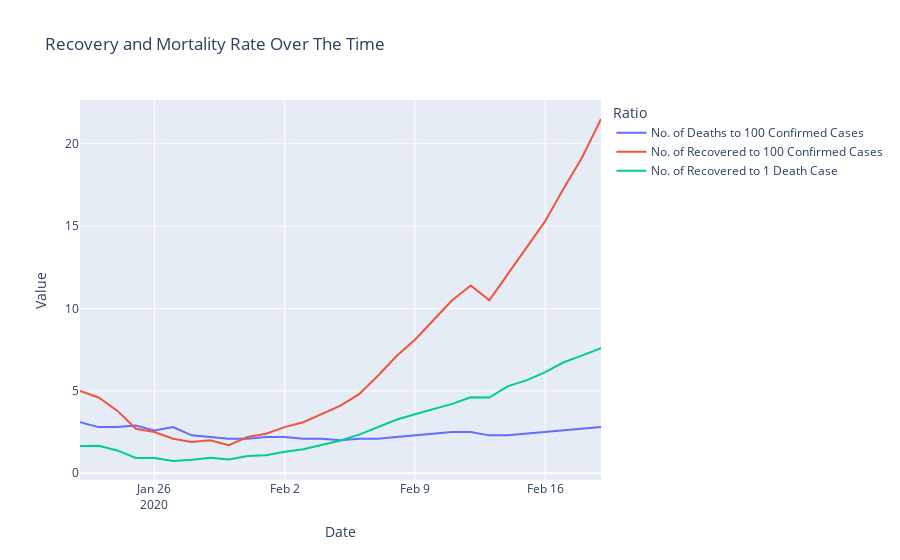

The notebook cell saved with this chart:
### Markdown cell above
## Recovery and Mortality Rate Over The Time

### Code cell
temp = full_table.groupby('Date').sum().reset_index()
temp.head()

# adding two more columns
temp['No. of Deaths to 100 Confirmed Cases'] = round(temp['Deaths']/temp['Confirmed'], 3)*100
temp['No. of Recovered to 100 Confirmed Cases'] = round(temp['Recovered']/temp['Confirmed'], 3)*100
temp['No. of Recovered to 1 Death Case'] = round(temp['Recovered']/temp['Deaths'], 3)

temp = temp.melt(id_vars='Date', 
                 value_vars=['No. of Deaths to 100 Confirmed Cases', 
                             'No. of Recovered to 100 Confirmed Cases', 
                             'No. of Recovered to 1 Death Case'], 
                 var_name='Ratio', 
                 value_name='Value')
fig = px.line(temp, x="Date", y="Value", color='Ratio', 
              title='Recovery and Mortality Rate Over The Time')
fig.show()

### Figure 1 — Plotly figure (JSON) as saved in the notebook; plotly's stock layout.template omitted (floating-point values rounded to 4 significant figures)
{"data": [{"hoverlabel": {"namelength": 0}, "hovertemplate": "Ratio=No. of Deaths to 100 Confirmed Cases<br>Date=%{x}<br>Value=%{y}", "legendgroup": "No. of Deaths to 100 Confirmed Cases", "line": {"color": "#636efa", "dash": "solid"}, "mode": "lines", "name": "No. of Deaths to 100 Confirmed Cases", "showlegend": true, "type": "scatter", "x": ["2020-01-22T00:00:00", "2020-01-23T00:00:00", "2020-01-24T00:00:00", "2020-01-25T00:00:00", "2020-01-26T00:00:00", "2020-01-27T00:00:00", "2020-01-28T00:00:00", "2020-01-29T00:00:00", "2020-01-30T00:00:00", "2020-01-31T00:00:00", "2020-02-01T00:00:00", "2020-02-02T00:00:00", "2020-02-03T00:00:00", "2020-02-04T00:00:00", "2020-02-05T00:00:00", "2020-02-06T00:00:00", "2020-02-07T00:00:00", "2020-02-08T00:00:00", "2020-02-09T00:00:00", "2020-02-10T00:00:00", "2020-02-11T00:00:00", "2020-02-12T00:00:00", "2020-02-13T00:00:00", "2020-02-14T00:00:00", "2020-02-15T00:00:00", "2020-02-16T00:00:00", "2020-02-17T00:00:00", "2020-02-18T00:00:00", "2020-02-19T00:00:00"], "xaxis": "x", "y": [3.1, 2.8, 2.8, 2.9, 2.6, 2.8, 2.3, 2.2, 2.1, 2.1, 2.2, 2.2, 2.1, 2.1, 2, 2.1, 2.1, 2.2, 2.3, 2.4, 2.5, 2.5, 2.3, 2.3, 2.4, 2.5, 2.6, 2.7, 2.8], "yaxis": "y"}, {"hoverlabel": {"namelength": 0}, "hovertemplate": "Ratio=No. of Recovered to 100 Confirmed Cases<br>Date=%{x}<br>Value=%{y}", "legendgroup": "No. of Recovered to 100 Confirmed Cases", "line": {"color": "#EF553B", "dash": "solid"}, "mode": "lines", "name": "No. of Recovered to 100 Confirmed Cases", "showlegend": true, "type": "scatter", "x": ["2020-01-22T00:00:00", "2020-01-23T00:00:00", "2020-01-24T00:00:00", "2020-01-25T00:00:00", "2020-01-26T00:00:00", "2020-01-27T00:00:00", "2020-01-28T00:00:00", "2020-01-29T00:00:00", "2020-01-30T00:00:00", "2020-01-31T00:00:00", "2020-02-01T00:00:00", "2020-02-02T00:00:00", "2020-02-03T00:00:00", "2020-02-04T00:00:00", "2020-02-05T00:00:00", "2020-02-06T00:00:00", "2020-02-07T00:00:00", "2020-02-08T00:00:00", "2020-02-09T00:00:00", "2020-02-10T00:00:00", "2020-02-11T00:00:00", "2020-02-12T00:00:00", "2020-02-13T00:00:00", "2020-02-14T00:00:00", "2020-02-15T00:00:00", "2020-02-16T00:00:00", "2020-02-17T00:00:00", "2020-02-18T00:00:00", "2020-02-19T00:00:00"], "xaxis": "x", "y": [5, 4.6, 3.8, 2.7, 2.5, 2.1, 1.9, 2, 1.7, 2.2, 2.4, 2.8, 3.1, 3.6, 4.1, 4.8, 5.9, 7.1, 8.1, 9.3, 10.5, 11.4, 10.5, 12.1, 13.7, 15.3, 17.3, 19.2, 21.5], "yaxis": "y"}, {"hoverlabel": {"namelength": 0}, "hovertemplate": "Ratio=No. of Recovered to 1 Death Case<br>Date=%{x}<br>Value=%{y}", "legendgroup": "No. of Recovered to 1 Death Case", "line": {"color": "#00cc96", "dash": "solid"}, "mode": "lines", "name": "No. of Recovered to 1 Death Case", "showlegend": true, "type": "scatter", "x": ["2020-01-22T00:00:00", "2020-01-23T00:00:00", "2020-01-24T00:00:00", "2020-01-25T00:00:00", "2020-01-26T00:00:00", "2020-01-27T00:00:00", "2020-01-28T00:00:00", "2020-01-29T00:00:00", "2020-01-30T00:00:00", "2020-01-31T00:00:00", "2020-02-01T00:00:00", "2020-02-02T00:00:00", "2020-02-03T00:00:00", "2020-02-04T00:00:00", "2020-02-05T00:00:00", "2020-02-06T00:00:00", "2020-02-07T00:00:00", "2020-02-08T00:00:00", "2020-02-09T00:00:00", "2020-02-10T00:00:00", "2020-02-11T00:00:00", "2020-02-12T00:00:00", "2020-02-13T00:00:00", "2020-02-14T00:00:00", "2020-02-15T00:00:00", "2020-02-16T00:00:00", "2020-02-17T00:00:00", "2020-02-18T00:00:00", "2020-02-19T00:00:00"], "xaxis": "x", "y": [1.647, 1.667, 1.385, 0.929, 0.929, 0.744, 0.817, 0.947, 0.836, 1.042, 1.097, 1.304, 1.462, 1.732, 1.993, 2.345, 2.797, 3.246, 3.581, 3.895, 4.208, 4.606, 4.592, 5.291, 5.639, 6.138, 6.736, 7.151, 7.597], "yaxis": "y"}], "layout": {"legend": {"title": {"text": "Ratio"}, "tracegroupgap": 0}, "title": {"text": "Recovery and Mortality Rate Over The Time"}, "xaxis": {"anchor": "y", "domain": [0, 1], "title": {"text": "Date"}}, "yaxis": {"anchor": "x", "domain": [0, 1], "title": {"text": "Value"}}}}
